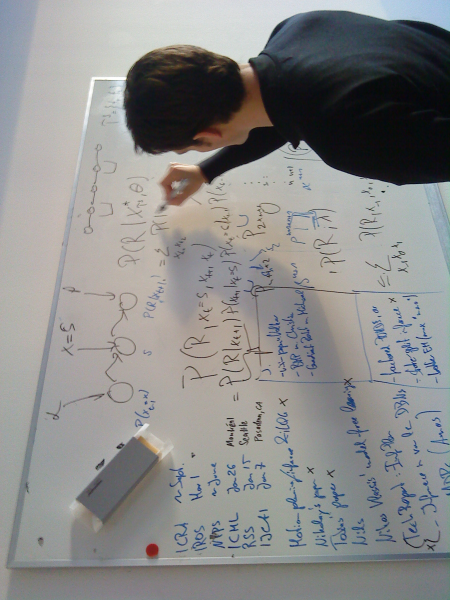
//> input picture share/data/configurations/box.ppm, 900 x 1200 px, given in place of the camera (shown at 1/2 size)
$ ./main.solution   (built with g++ and OpenCV 4)
//> lines starting //> are read from the running program, lines starting //| are printed output that depends on the picture; after the words box and inside, x2 and y2 are one past the last pixel; in counts of white or black regions, pixels touching at a corner belong together
#include <MT/util.h>
#include <iostream>
#include <opencv2/opencv.hpp>

using namespace cv;
using namespace std;

int main(int argc, char** argv){
  VideoCapture capture;
  capture.open(0);

  if(!capture.isOpened()){
    cerr <<"Could not initialize video capture" <<endl;
    return -1;
  }

  //namedWindow("Image View");

  MT::timerStart();
//> (this line was passed over: MT is not available in this run)
  Mat img,last;
  uint t;
  for(t=0;;t++){
    capture >>img;
//> img is the input picture: 1200 rows x 900 cols, CV_8UC3; mean B, G, R 137.7, 138.7, 138.8
    imshow("original image", img);

    //-- blurrrr
    Mat blur;
    GaussianBlur(img, blur, Size(5,5), 1., 1.);
    imshow("blurred image", blur);

    //-- Canny
    Mat canny,imgGray;
    float th=50.;
    cvtColor(img, imgGray, CV_BGR2GRAY);
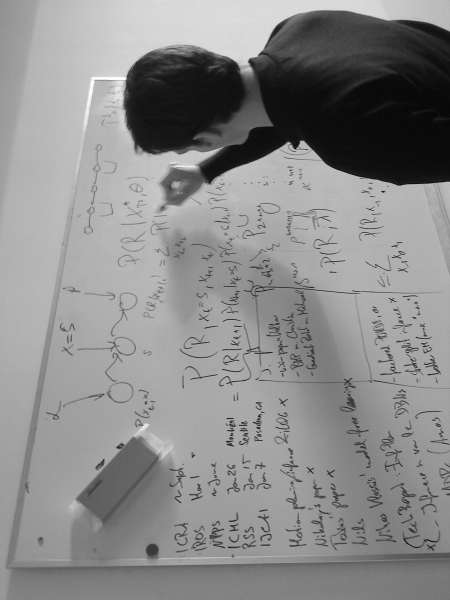
//> imgGray: 1200 rows x 900 cols, CV_8UC1 (shown at 1/2 size); min 1, max 255, mean 138.6
    Canny(imgGray, canny,  th, 4.f*th, 3);
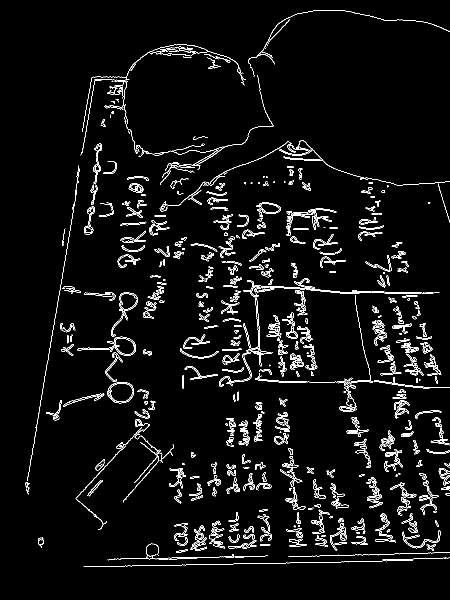
//> canny: 1200 rows x 900 cols, CV_8UC1 (shown at 1/2 size); 4.1% white in thin lines or dots, all inside (x1, y1, x2, y2) = (51, 20, 900, 1134)
    imshow("Canny image", canny);

    //-- Hough
    Mat hough;
    vector<Vec4i> lines;
    HoughLinesP( canny, lines, 1, CV_PI/180, 50, 30, 10 );
//> lines = 554 lines (x1, y1, x2, y2), first 8: [316, 1116, 447, 1114], [572, 1125, 773, 1122], [151, 997, 242, 899], [592, 989, 605, 1091], [384, 1129, 466, 1128], [58, 937, 102, 683], [81, 801, 141, 456], [552, 632, 566, 764]
    img.copyTo(hough);
    for(uint i=0; i<lines.size(); i++){
      line( hough, Point(lines[i][0], lines[i][1]),
            Point(lines[i][2], lines[i][3]), Scalar(0,0,255), 2, 8 );
    }
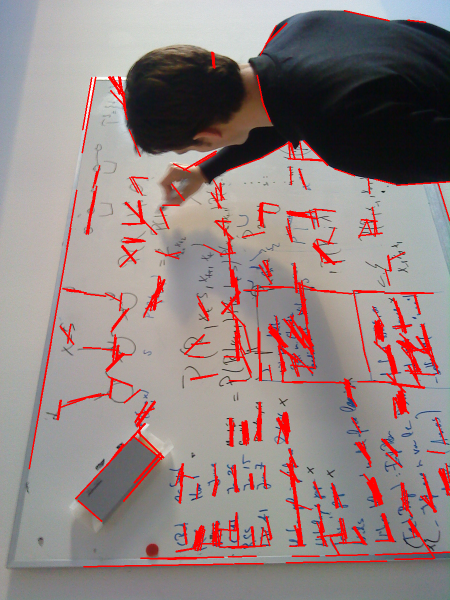
//> hough: 1200 rows x 900 cols, CV_8UC3 (shown at 1/2 size); 5.78% of pixels changed, all inside (x1, y1, x2, y2) = (57, 20, 900, 1135)
    imshow("Hough lines", hough);

    //-- difference
    Mat diff;
    if(t){
      diff = img-last;
      imshow("difference image",diff);
    }
    img.copyTo(last);

    //-- SURF keypoints and features
    Mat surfImg;
    vector<KeyPoint> keypoints;
//> (the run ends here: the program needs code that is not available in this run, at `SurfFeatureDetector	surf(400);`)
